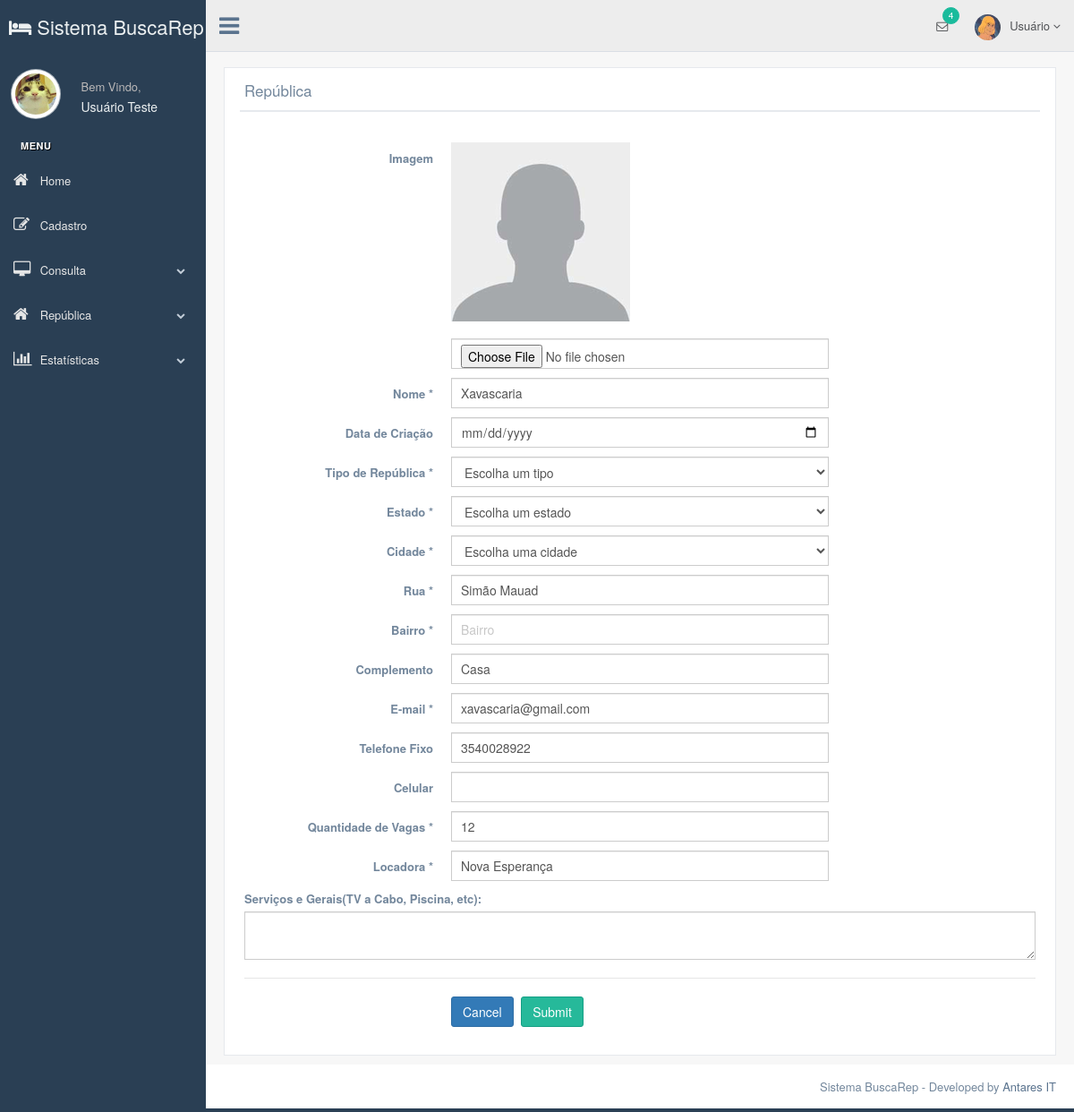
Page /production/rep_ed_page.php?id=1043 on the committed database.
### tables this page shows
CREATE TABLE `republica` (
  `id` int(8) NOT NULL,
  `name` varchar(25) NOT NULL,
  `type` varchar(10) NOT NULL,
  `state` varchar(20) NOT NULL,
  `city` varchar(30) NOT NULL,
  `street` varchar(45) NOT NULL,
  `neighborhood` varchar(20) NOT NULL,
  `number` int(4) NOT NULL,
  `complement` varchar(15) NOT NULL,
  `email` varchar(45) NOT NULL,
  `phone` varchar(20) NOT NULL,
  `qtd` int(2) NOT NULL,
  `services` varchar(80) DEFAULT NULL,
  `agency` varchar(20) NOT NULL,
  `dweller` int(2) NOT NULL DEFAULT '0',
  `able` tinyint(1) NOT NULL DEFAULT '1',
  `img_name` varchar(40) DEFAULT NULL,
  `ativo` tinyint(1) NOT NULL DEFAULT '1',
  `responsavel` varchar(20) NOT NULL
);

### production/rep_ed_page.php (the view, shortened to what this page needs)
<?php
include_once('connection/connect.php');
$id = $_GET['id'];
$comando = "SELECT * FROM republica WHERE id=('$id')";
$resultado = mysqli_query($conn, $comando);
?>
<!DOCTYPE html>
<html lang="en">
  <head>
    <link href="../vendors/bootstrap/dist/css/bootstrap.min.css" rel="stylesheet">
    <link href="../vendors/font-awesome/css/font-awesome.min.css" rel="stylesheet">
    <link href="../vendors/nprogress/nprogress.css" rel="stylesheet">
    <link href="../vendors/bootstrap-daterangepicker/daterangepicker.css" rel="stylesheet">
    <link href="../vendors/normalize-css/normalize.css" rel="stylesheet">
    <link href="../vendors/ion.rangeSlider/css/ion.rangeSlider.css" rel="stylesheet">
    <link href="../vendors/ion.rangeSlider/css/ion.rangeSlider.skinFlat.css" rel="stylesheet">
    <link href="../vendors/mjolnic-bootstrap-colorpicker/dist/css/bootstrap-colorpicker.min.css" rel="stylesheet">
    <link href="../vendors/cropper/dist/cropper.min.css" rel="stylesheet">
    <link href="../build/css/custom.min.css" rel="stylesheet">
  </head>
  <body class="nav-md">
    <div class="container body">
      <div class="main_container">
        <div class="col-md-3 left_col">
          <div class="left_col scroll-view">
			<div class="navbar nav_title" style="border: 0;"><a href="user_home.php" class="site_title"><em class="fa fa-hotel"></em> <span>Sistema BuscaRep</span></a></div>
            <div class="profile clearfix">
              <div class="profile_pic">
                <img src="images/img.jpg" alt="..." class="img-circle profile_img">
              </div>
              <div class="profile_info">
                <span>Bem Vindo,</span>
                <h2>Usuário Teste</h2>
              </div>
              <div class="clearfix"></div>
            </div>
            <br />
		              <div id="sidebar-menu" class="main_menu_side hidden-print main_menu">
              <div class="menu_section">
                <h3>Menu</h3>
                <ul class="nav side-menu">
                  <li><a href="user_home.php"><em class="fa fa-home"></em> Home </a></li>
                  <li><a><em class="fa fa-edit"></em> Cadastro </a>
                  </li>
                  <li><a><em class="fa fa-desktop"></em> Consulta<span class="fa fa-chevron-down"></span></a>
                  </li>
                  <li><a><em class="fa fa-home"></em> República <span class="fa fa-chevron-down"></span></a>
                  <li><a><em class="fa fa-bar-chart-o"></em> Estatísticas <span class="fa fa-chevron-down"></span></a>
                  </li>
                </ul>
              </div>
            </div>
          </div>
        </div>
        <div class="top_nav">
          <div class="nav_menu">
            <nav>
              <div class="nav toggle">
                <a id="menu_toggle"><i class="fa fa-bars"></i></a>
              </div>
              <ul class="nav navbar-nav navbar-right">
                <li class="">
                  <a href="javascript:;" class="user-profile dropdown-toggle" data-toggle="dropdown" aria-expanded="false">
                    <img src="images/He-man.jpg" alt="">Usuário
                    <span class=" fa fa-angle-down"></span>
                  </a>
                </li>
                <li role="presentation" class="dropdown"><a href="javascript:;" class="dropdown-toggle info-number" data-toggle="dropdown" aria-expanded="false"> <em class="fa fa-envelope-o"></em> <span class="badge bg-green">4</span> </a>
                </li>
              </ul>
            </nav>
          </div>
        </div>
        <div class="right_col" role="main">
          <div class="">
            <div class="page-title">
            </div>
            <div class="row">
              <div class="col-md-12 col-sm-12 col-xs-12">
                <div class="x_panel">
                  <div class="x_title">
                    <h2>República<small>Cadastro</small></h2>
                    <div class="clearfix"></div>
                  </div>
                  <div class="x_content">
                    <br />
                       <?php while($dado = mysqli_fetch_array($resultado)){ ?>
                     	<form action="rep_update.php?id=<?php echo $dado["id"]?>" method="POST" class="form-horizontal form-label-left" enctype="multipart/form-data">
                         <div class="item form-group">
                       <label class="control-label col-md-3 col-sm-3 col-xs-12" for="arquivo"> Imagem </label>
                			<div class="col-md-6 col-sm-6 col-xs-12">
                			<image id="profileImage" src="images/user.png" />
							<br></br>
               				<input class="form-control col-md-7 col-xs-12" type="file" required name="arquivo">
						   </div>
                       </div>
                       <div class="item form-group">
                        <label class="control-label col-md-3 col-sm-3 col-xs-12" for="name">Nome <span class="required">*</span>
                        </label>
                        <div class="col-md-6 col-sm-6 col-xs-12">
                          <input id="name" class="form-control col-md-7 col-xs-12" data-validate-length-range="6" data-validate-words="1" name="name" placeholder="Nome da República" required="required" value="<?php echo $dado["name"]; ?>" type="text">
                        </div>
                      </div>
                       <div class="form-group">
                        <label class="control-label col-md-3 col-sm-3 col-xs-12">Data de Criação <span class="required"></span>
                        </label>
                         <div class="col-md-6 col-sm-6 col-xs-12">
                          <input id="creation" name="creation" class="date-picker form-control col-md-7 col-xs-12" value ="<?php echo $dado["creation"] ?>" required="required" type="date">
                        </div>
                      </div>
                       <div class="item form-group">
                        <label	 class="control-label col-md-3 col-sm-3 col-xs-12" for="repType">Tipo de República <span class="required">*</span>
                        </label>
                        <div class="col-md-6 col-sm-6 col-xs-12">
                          <select id="type" class="form-control col-md-7 col-xs-12" data-validate-length-range="6" data-validate-words="2" name="type" required>
                            <option> Escolha um tipo </option>
                          </select>
                        </div>
                      </div>
                        <div class="item form-group">
                        <label class="control-label col-md-3 col-sm-3 col-xs-12" for="state">Estado <span class="required">*</span>
                        </label>
                        <div class="col-md-6 col-sm-6 col-xs-12">
                          <select id="state" class="form-control col-md-7 col-xs-12" data-validate-length-range="6" data-validate-words="2" name="state" required>
                            <option> Escolha um estado </option>
                          </select>
                        </div>
                      </div>
                      <div class="item form-group">
                        <label class="control-label col-md-3 col-sm-3 col-xs-12" for="city">Cidade <span class="required">*</span>
                        </label>
                        <div class="col-md-6 col-sm-6 col-xs-12">
                         <select id="city" class="form-control col-md-7 col-xs-12" data-validate-length-range="6" data-validate-words="2" name="city" required>
                            <option> Escolha uma cidade </option>
                          </select>
                        </div>
                      </div>
                      <div class="item form-group">
                        <label class="control-label col-md-3 col-sm-3 col-xs-12" for="street">Rua <span class="required">*</span>
                        </label>
                        <div class="col-md-6 col-sm-6 col-xs-12">
                          <input id="street" class="form-control col-md-7 col-xs-12" data-validate-length-range="6" data-validate-words="2" name="street" placeholder="Nome da Rua" value="<?php echo $dado["street"]; ?>" required="required" type="text">
                        </div>
                      </div>
                       <div class="item form-group">
                        <label class="control-label col-md-3 col-sm-3 col-xs-12" for="neighboor">Bairro <span class="required">*</span>
                        </label>
                        <div class="col-md-6 col-sm-6 col-xs-12">
                          <input id="neighboor" class="form-control col-md-7 col-xs-12" value="<?php echo $dado["neighboor"]; ?>" name="neighboor" placeholder="Bairro" required="required" type="text">
                        </div>
                      </div>
                      <div class="item form-group">
                        <label class="control-label col-md-3 col-sm-3 col-xs-12" for="complement">Complemento
                        </label>
                        <div class="col-md-6 col-sm-6 col-xs-12">
                          <input id="complement" class="form-control col-md-7 col-xs-12" data-validate-length-range="6" data-validate-words="2" name="complement" value="<?php echo $dado["complement"]; ?>" placeholder="Informações Adicionais" type="text">
                        </div>
                      </div>
                      <div class="item form-group">
                        <label class="control-label col-md-3 col-sm-3 col-xs-12" for="email">E-mail <span class="required">*</span>
                        </label>
                        <div class="col-md-6 col-sm-6 col-xs-12">
                          <input type="email" id="email" name="email" value="<?php echo $dado["email"]; ?>" placeholder="Endereço de e-mail" required="required" class="form-control col-md-7 col-xs-12">
                        </div>
                      </div>
                      <div class="form-group">
                        <label class="control-label col-md-3 col-sm-3 col-xs-3" for="phone">Telefone Fixo</label>
                        <div class="col-md-6 col-sm-6 col-xs-12">
                          <input id="phone" class="form-control col-md-7 col-xs-12" value="<?php echo $dado["phone"]; ?>" type="text" name="phone">
                        </div>
					  </div>
                      <div class="form-group">
                        <label class="control-label col-md-3 col-sm-3 col-xs-3" for="cellphone">Celular</label>
                        <div class="col-md-6 col-sm-6 col-xs-12">
                          <input id="cellphone" class="form-control col-md-7 col-xs-12" value="<?php echo $dado["cellphone"]; ?>" type="text" name="cellphone">
                        </div>
					  </div>
                      <div class="item form-group">
                        <label class="control-label col-md-3 col-sm-3 col-xs-12" for="qtd">Quantidade de Vagas <span class="required">*</span>
                        </label>
                        <div class="col-md-6 col-sm-6 col-xs-12">
                          <input id="qtd" class="form-control col-md-7 col-xs-12" name="qtd" value="<?php echo $dado["qtd"]; ?>" placeholder="Número de Vagas" required="required" type="text">
                        </div>
                      </div>
                      <div class="item form-group">
                        <label class="control-label col-md-3 col-sm-3 col-xs-12" for="agency">Locadora <span class="required">*</span>
                        </label>
                        <div class="col-md-6 col-sm-6 col-xs-12">
                          <input id="agency" class="form-control col-md-7 col-xs-12" name="agency" value="<?php echo $dado["agency"]; ?>" placeholder="Nome da empresa / pessoa locadora" required="required" type="text">
                        </div>
                      </div>
                      <label for="services">Serviços e Gerais(TV a Cabo, Piscina, etc):</label>
                          <textarea id="services" required class="form-control" name="services" value="<?php echo $dado["services"]; ?>" data-parsley-trigger="keyup" data-parsley-minlength="20" data-parsley-maxlength="100" data-parsley-minlength-message="Come on! You need to enter at least a 20 caracters long comment.."
                          data-parsley-validation-threshold="10"></textarea>
                      <div class="ln_solid"></div>
                      <div class="form-group">
                        <div class="col-md-9 col-md-offset-3">
                          <button type="submit" class="btn btn-primary">Cancel</button>
                          <button type="submit" class="btn btn-success">Submit</button>
                        </div>
                      </div>
                      <?php } ?>
                    </form>
                  </div>
                </div>
              </div>
            </div>
			</div>
        </div>
        <footer>
          <div class="pull-right">
           Sistema BuscaRep - Developed by <a href="https://colorlib.com">Antares IT</a>
          </div>
          <div class="clearfix"></div>
        </footer>
      </div>
    </div>
  </body>
</html>

### rows in the picture
republica: name "Xavascaria", street "Simão Mauad", complement "Casa", email "xavascaria@gmail.com", phone "3540028922", qtd "12", agency "Nova Esperança"
